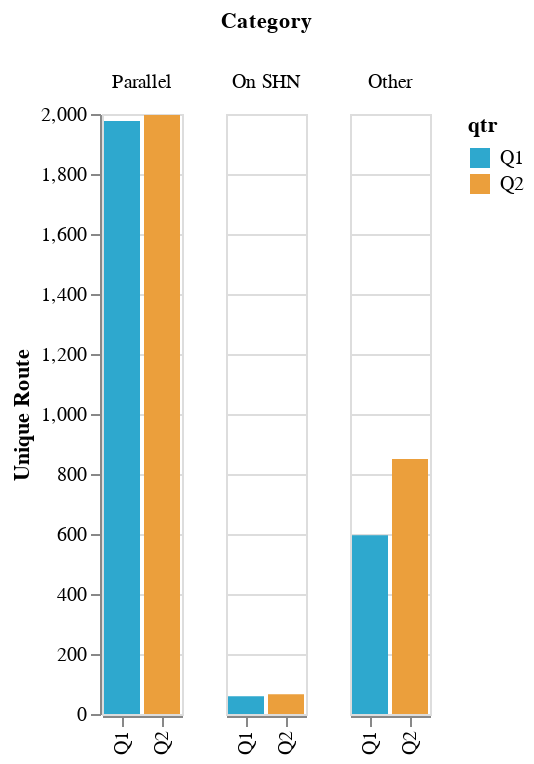

Notebook code cell kept with this figure:
### Code cell
make_grouped_bar_chart(df, x_col="qtr", 
                       y_col="unique_route",
                       group_col="category")

### Figure 1 — Vega-Lite specification as saved in the notebook (floating-point values rounded to 4 significant figures)
{"config": {"view": {"continuousWidth": 400, "continuousHeight": 300}}, "data": {"name": "data-ad6cd1480dd425d35a18fab37753d3db"}, "mark": "bar", "encoding": {"color": {"field": "qtr", "scale": {"range": ["#2EA8CE", "#EB9F3C", "#F4D837", "#51BF9D", "#8CBCCB", "#9487C0"]}, "type": "nominal"}, "column": {"field": "category", "sort": ["Parallel", "On SHN", "Other"], "title": "Category", "type": "nominal"}, "x": {"field": "qtr", "title": "", "type": "nominal"}, "y": {"field": "unique_route", "title": "Unique Route", "type": "quantitative"}}, "$schema": "https://vega.github.io/schema/vega-lite/v4.17.0.json", "datasets": {"data-ad6cd1480dd425d35a18fab37753d3db": [{"category": "Parallel", "total_service_hours": 69435, "unique_route": 1977, "pct_total_service_hours": 0.761, "pct_unique_route": 0.751, "qtr": "Q1", "service_date": "2022-02-08", "year": 2022}, {"category": "On SHN", "total_service_hours": 1229, "unique_route": 59, "pct_total_service_hours": 0.013, "pct_unique_route": 0.022, "qtr": "Q1", "service_date": "2022-02-08", "year": 2022}, {"category": "Other", "total_service_hours": 20607, "unique_route": 596, "pct_total_service_hours": 0.226, "pct_unique_route": 0.226, "qtr": "Q1", "service_date": "2022-02-08", "year": 2022}, {"category": "Parallel", "total_service_hours": 71816, "unique_route": 1997, "pct_total_service_hours": 0.667, "pct_unique_route": 0.686, "qtr": "Q2", "service_date": "2022-05-04", "year": 2022}, {"category": "On SHN", "total_service_hours": 1409, "unique_route": 66, "pct_total_service_hours": 0.013, "pct_unique_route": 0.023, "qtr": "Q2", "service_date": "2022-05-04", "year": 2022}, {"category": "Other", "total_service_hours": 34451, "unique_route": 850, "pct_total_service_hours": 0.32, "pct_unique_route": 0.292, "qtr": "Q2", "service_date": "2022-05-04", "year": 2022}]}}
